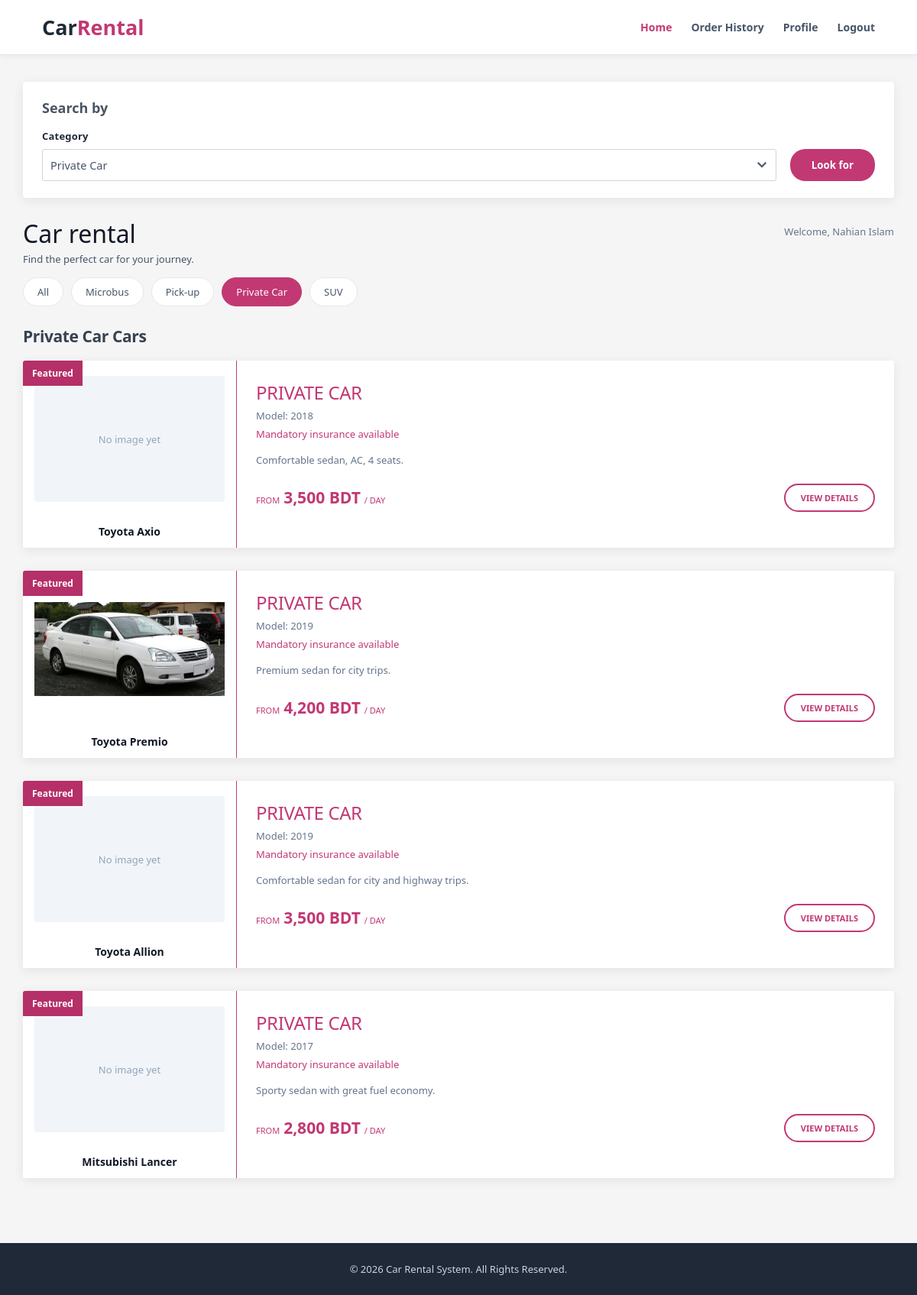
The app's page /views/homepage.php?type=Private+Car (signed in) with its own data.
### tables this page shows
CREATE TABLE `users` (
  `id` int(10) UNSIGNED NOT NULL,
  `NAME` varchar(100) NOT NULL,
  `email` varchar(150) NOT NULL,
  `password_hash` varchar(255) NOT NULL,
  `role` enum('admin','member') NOT NULL DEFAULT 'member',
  `profile_picture` varchar(255) DEFAULT NULL,
  `address` varchar(255) DEFAULT NULL,
  `phone` varchar(20) DEFAULT NULL,
  `created_at` timestamp NOT NULL DEFAULT current_timestamp()
);

CREATE TABLE `cars` (
  `id` int(10) UNSIGNED NOT NULL,
  `NAME` varchar(100) NOT NULL,
  `model` varchar(100) NOT NULL,
  `TYPE` varchar(50) NOT NULL,
  `price_per_day` decimal(10,2) NOT NULL,
  `availability_status` enum('available','unavailable') NOT NULL DEFAULT 'available',
  `image_path` varchar(255) DEFAULT NULL,
  `description` text DEFAULT NULL,
  `created_at` timestamp NOT NULL DEFAULT current_timestamp()
);

### controllers/home_control.php (called while the page is built, shortened)
<?php
require_once __DIR__ . "/../models/db.php";
require_once __DIR__ . "/../models/session_helper.php";
$currentUser = requireLogin();
$db   = new mydb();
$conn = $db->openConn();
$carTypes = $db->getDistinctCarTypes($conn);
$categories = array("All");
foreach ($carTypes as $oneType) {
    $categories[] = $oneType;
}
$selectedCategory = "All";
if (isset($_GET["type"])) {
    $wanted = trim($_GET["type"]);
    if (in_array($wanted, $categories)) {
        $selectedCategory = $wanted;
    }
}
$cars = $db->getAvailableCars($conn, $selectedCategory);

### models/db.php (called while the page is built, shortened)
<?php
class mydb
{
    function findUserById($conn, $userId)
    {
        $sql = "SELECT id, NAME AS name, email, password_hash, role,
                       profile_picture, address, phone
                FROM users
                WHERE id = ?
                LIMIT 1";
        $stmt = $conn->prepare($sql);
        $stmt->bind_param("i", $userId);
        $stmt->execute();
        $result = $stmt->get_result();
        $row    = $result->fetch_assoc();
        return $row;
    }
    function getDistinctCarTypes($conn)
    {
        $sql = "SELECT DISTINCT TRIM(TYPE) AS type
                FROM cars
                ORDER BY type ASC";
        $stmt = $conn->prepare($sql);
        $stmt->execute();
        $result = $stmt->get_result();
        $types = array();
        while ($row = $result->fetch_assoc()) {
            $types[] = $row["type"];
        }
        return $types;
    }
    function getAvailableCars($conn, $type)
    {
        if ($type == "All") {
            $sql = "SELECT id, NAME AS name, model, TRIM(TYPE) AS type,
                           price_per_day, availability_status,
                           image_path, IFNULL(description, '') AS description
                    FROM cars
                    WHERE availability_status = 'available'
                    ORDER BY id ASC";
            $stmt = $conn->prepare($sql);
        } else {
            $sql = "SELECT id, NAME AS name, model, TRIM(TYPE) AS type,
                           price_per_day, availability_status,
                           image_path, IFNULL(description, '') AS description
                    FROM cars
                    WHERE availability_status = 'available'
                      AND TRIM(TYPE) = ?
                    ORDER BY id ASC";
            $stmt = $conn->prepare($sql);
            $stmt->bind_param("s", $type);
        }
        $stmt->execute();
        $result = $stmt->get_result();
        $cars = array();
        while ($row = $result->fetch_assoc()) {
            $cars[] = $row;
        }
        return $cars;
    }
}

### models/session_helper.php (called while the page is built, shortened)
<?php
require_once __DIR__ . "/db.php";
function requireLogin()
{
    $db   = new mydb();
    $conn = $db->openConn();
    $user = $db->findUserById($conn, $_SESSION["user_id"]);
    return $user;
}

### views/homepage.php (the view, shortened to what this page needs)
<?php
require_once __DIR__ . "/../controllers/home_control.php";
?>
<!DOCTYPE html>
<html lang="en">
<head>
    <link rel="stylesheet" href="../public/css/style.css">
</head>
<body class="homepage">
    <header class="homepage-header">
        <div class="logo">
            Car<span>Rental</span>
        </div>
        <nav>
            <a href="homepage.php" class="active">Home</a>
            <a href="order_history.php">Order History</a>
            <a href="profile.php">Profile</a>
            <a href="../controllers/login_control.php?logout=true">Logout</a>
        </nav>
    </header>
    <main class="rental-container">
        <div class="search-sidebar">
            <h3>Search by</h3>
            <form method="get" action="homepage.php">
                <div class="search-fields">
                    <div class="field-group">
                        <label for="categorySelect">Category</label>
                        <select id="categorySelect" name="type">
                            <?php foreach ($categories as $category) { ?>
                                <option
                                    value="<?php echo htmlspecialchars($category); ?>"
                                    <?php if ($category == $selectedCategory) { echo "selected"; } ?>
                                >
                                    <?php echo htmlspecialchars($category); ?>
                                </option>
                            <?php } ?>
                        </select>
                    </div>
                    <button type="submit" class="search-button">Look for</button>
                </div>
            </form>
        </div>
        <section class="car-list">
            <div class="page-title">
                <div>
                    <h1>Car rental</h1>
                    <p>Find the perfect car for your journey.</p>
                </div>
                <span class="welcome">
                    Welcome, <?php echo htmlspecialchars($currentUser["name"]); ?>
                </span>
            </div>
            <div class="category-bar">
                <?php foreach ($categories as $category) { ?>
                    <a
                        href="homepage.php?type=<?php echo urlencode($category); ?>"
                        class="category-link<?php if ($category == $selectedCategory) { echo " active"; } ?>"
                    >
                        <?php echo htmlspecialchars($category); ?>
                    </a>
                <?php } ?>
            </div>
            <h2 class="section-title">
                <?php
                if ($selectedCategory == "All") {
                    echo "Featured Cars";
                } else {
                    echo htmlspecialchars($selectedCategory) . " Cars";
                }
                ?>
            </h2>
            <?php foreach ($cars as $car) { ?>
                <article class="car-card">
                    <div class="car-image-container">
                        <div class="discount">Featured</div>
                        <?php
                        $imageFile = "../public/uploads/cars/" . $car["image_path"];
                        ?>
                        <?php if ($car["image_path"] != "" && file_exists($imageFile)) { ?>
                            <img
                                src="<?php echo htmlspecialchars($imageFile); ?>"
                                alt="<?php echo htmlspecialchars($car["name"]); ?>"
                            >
                        <?php } else { ?>
                            <div class="no-image">No image yet</div>
                        <?php } ?>
                        <h3><?php echo htmlspecialchars($car["name"]); ?></h3>
                    </div>
                    <div class="car-details">
                        <h2><?php echo htmlspecialchars(strtoupper($car["type"])); ?></h2>
                        <p class="car-model">
                            Model: <?php echo htmlspecialchars($car["model"]); ?>
                        </p>
                        <p class="insurance">Mandatory insurance available</p>
                        <p class="description">
                            <?php echo htmlspecialchars($car["description"]); ?>
                        </p>
                        <div class="car-bottom">
                            <div class="price">
                                <small>FROM</small>
                                <strong><?php echo number_format($car["price_per_day"]); ?> BDT</strong>
                                <small>/ DAY</small>
                            </div>
                            <a href="car_details.php?id=<?php echo $car["id"]; ?>" class="details-button">
                                VIEW DETAILS
                            </a>
                        </div>
                    </div>
                </article>
            <?php } ?>
        </section>
    </main>
    <footer class="homepage-footer">
        <p>&copy; 2026 Car Rental System. All Rights Reserved.</p>
    </footer>
</body>
</html>

### records on screen
users: NAME "Nahian Islam"
cars: image_path "No image yet", NAME "Toyota Axio", type "PRIVATE CAR", model "2018", description "Comfortable sedan, AC, 4 seats.", price_per_day "3,500"
cars: image_path (picture), NAME "Toyota Premio", type "PRIVATE CAR", model "2019", description "Premium sedan for city trips.", price_per_day "4,200"
cars: shows "No image yet", NAME "Toyota Allion", type "PRIVATE CAR", model "2019", description "Comfortable sedan for city and highway trips.", price_per_day "3,500"
cars: shows "No image yet", NAME "Mitsubishi Lancer", type "PRIVATE CAR", model "2017", description "Sporty sedan with great fuel economy.", price_per_day "2,800"

### other values on screen
$category "All"
$category "Microbus"
$category "Pick-up"
$category "Private Car"
$category "SUV"
$selectedCategory "Private Car"
form field type "Private Car"
